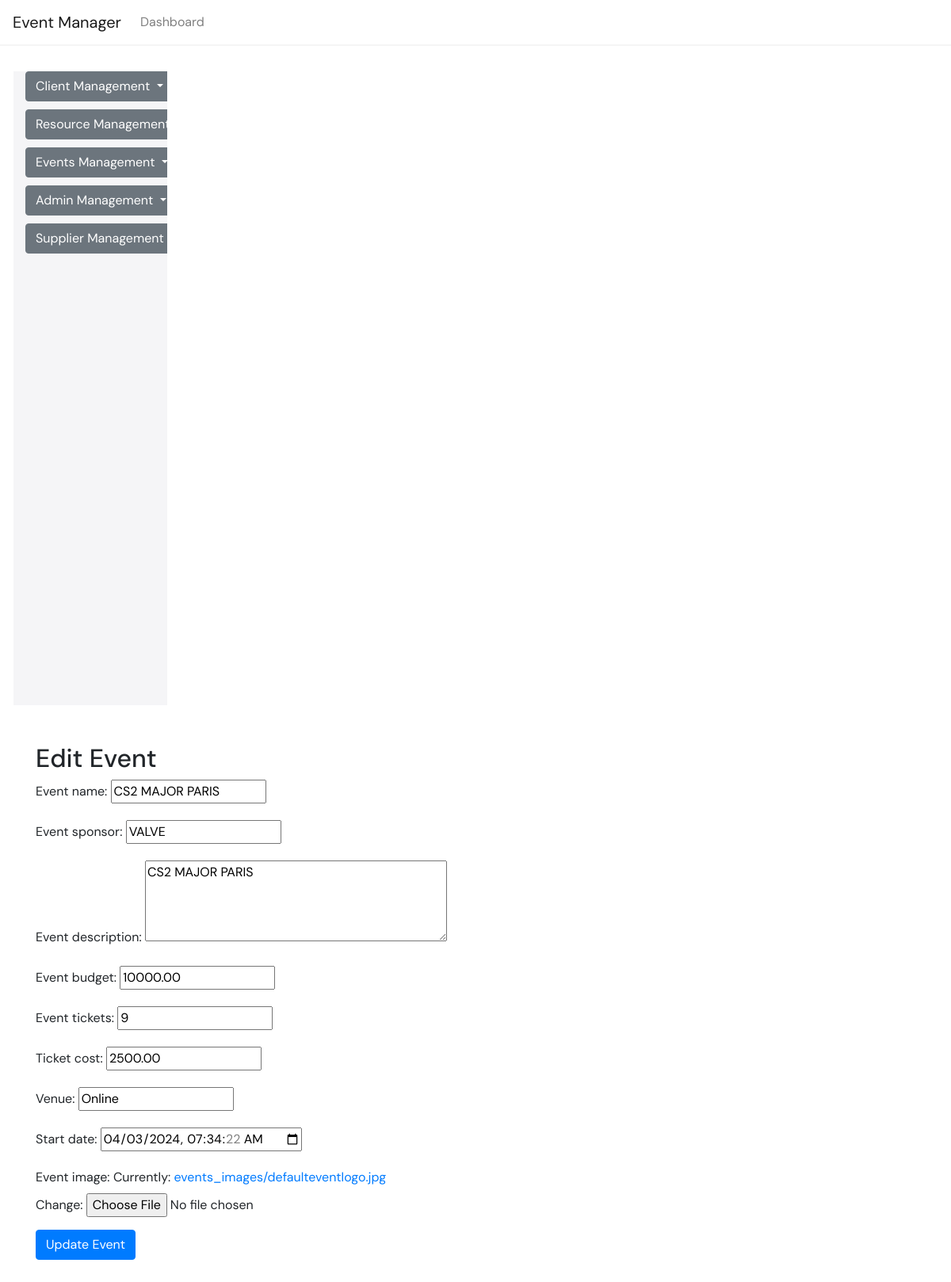
Screenshot of /events/dashboard/events/1/edit/ with the database file from the repository.
### events/models.py (models this page shows, shortened)
class Event(models.Model):
    event_name = models.CharField(max_length=255)
    event_slug = models.SlugField(max_length=255, unique=True, blank=True)
    event_sponsor = models.CharField(max_length=255)
    event_description = models.TextField()
    event_budget = models.DecimalField(max_digits=10, decimal_places=2)
    event_count_participants = models.PositiveIntegerField(default=0)
    event_tickets = models.PositiveIntegerField()
    event_sold_tickets = models.PositiveIntegerField(default=0)
    event_sold_out = models.BooleanField(default=False)
    event_organizer = models.ForeignKey(settings.AUTH_USER_MODEL, on_delete=models.CASCADE,
                                        related_name='organized_events')
    participants = models.ManyToManyField(settings.AUTH_USER_MODEL, related_name='joined_events', blank=True,
                                          through='Participant')
    ticket_cost = models.DecimalField(max_digits=10, decimal_places=2, default=0)
    event_image = models.ImageField(upload_to='events_images/', default='events_images/defaulteventlogo.jpg')
    venue = models.CharField(max_length=255, default='Online')
    start_date = models.DateTimeField(default=timezone.now)

### events/views.py (the view)
# urls.py: path('dashboard/events/<int:pk>/edit/', DashboardEventUpdateView.as_view(), name='dashboard_event_edit'),
class DashboardEventUpdateView(UpdateView):
    model = Event
    form_class = EventForm
    template_name = 'events/dashboard_event_form.html'
    success_url = reverse_lazy('events:dashboard_event_list')

### events/forms.py
class EventForm(forms.ModelForm):
    start_date = forms.DateTimeField(initial=timezone.now(), widget=forms.widgets.DateTimeInput(attrs={'type': 'datetime-local'}))
    class Meta:
        model = Event
        fields = ['event_name', 'event_sponsor', 'event_description', 'event_budget', 'event_tickets', 'ticket_cost', 'venue', 'start_date', 'event_image']
        widgets = {
            'event_description': forms.Textarea(attrs={'rows': 4}),
        }

### event_manager/context_processors.py (called while the page is built)
def add_event_list_to_context(request):
    return {
        'events': Event.objects.all()
    }

### event_manager/templates/events/dashboard_event_form.html (shortened to what this page needs)
{% extends 'base.html' %}
{% block content %}
<div class="container mt-5">
    <h2>{% if object %}Edit Event{% else %}Add Event{% endif %}</h2>
    <form method="post" enctype="multipart/form-data">
        {{ form.as_p }}
        <button type="submit" class="btn btn-primary">{% if object %}Update{% else %}Create{% endif %} Event</button>
    </form>
</div>
{% endblock %}

### event_manager/templates/base.html (style rules this page uses)
body, h1, h2, h3, h4, h5, h6, .navbar-brand, .nav-link { font-family: 'DM Sans', sans-serif; }
:root { --primary-color: #3772FF; --secondary-color: #F5F5F7; --dark-color: #333333; --light-color: #F5F5F5; --success-color: #34A853; --warning-color: #FBBC05; --error-color: #EA4335; --white: #FFFFFF; --black: #000000; }

### rows the page displays
Event: event_name "CS2 MAJOR PARIS", event_sponsor "VALVE", event_description "CS2 MAJOR PARIS", event_budget "10000.00", event_tickets "9", ticket_cost "2500.00", venue "Online", start_date "04/03/2024 07:34:22"
